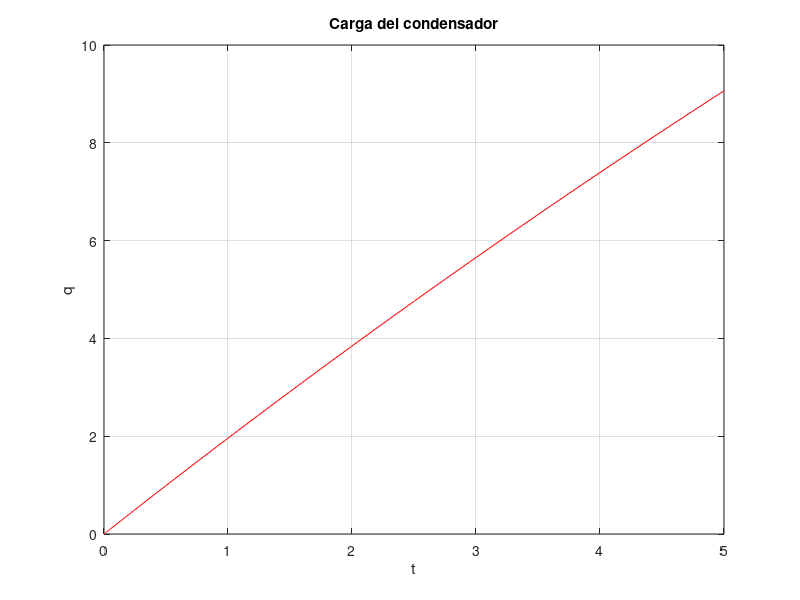

MATLAB code to generate this figure:
%ejemplo 6 
V0=10;
R=input('Resistencia R: ');
C=input('Capacidad C: ');
tf=input('tiempo final, tf: ');
f=@(t,x) V0/R-x/(R*C);
tspan=[0 tf]
%condiciones iniciales
x0=0; 
[t,x]=ode45(f,tspan,x0); 


plot(t,x,'r')
xlabel('t')
ylabel('q')
grid on
title('Carga del condensador')